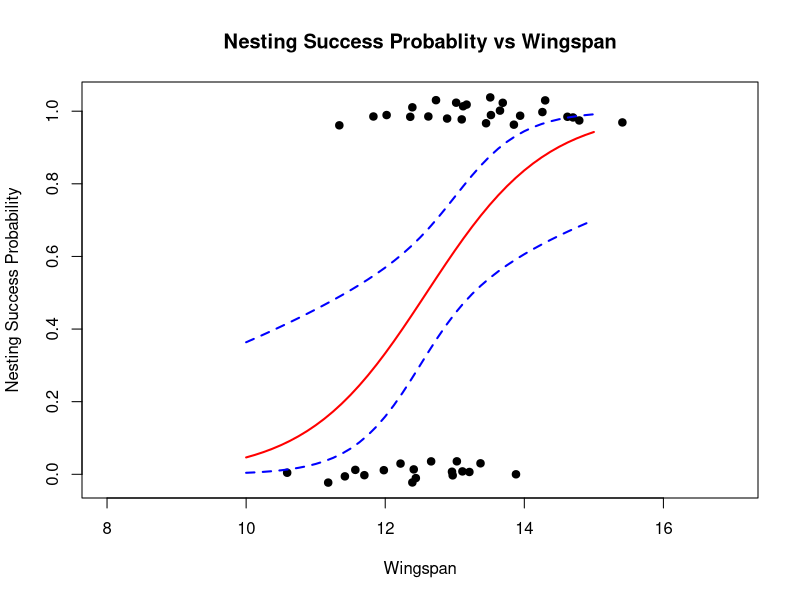

Reproduce this figure in R. (Note: this script raises an error after producing the figure.)
## ---- chunk 1
rm(list = ls())
#setwd("C:/Users/d/Google Drive/Notability/Categorical Data/psets/final")

## ---- chunk 2

msparrownest <- read.csv("msparrownest.csv", header=T)


sparrow <- glm(y~x, data = msparrownest, family = "binomial")

summary(sparrow)


plot(jitter(y, .2) ~ x, data=msparrownest, main = "Nesting Success Probablity vs Wingspan" 
     ,ylab="Nesting Success Probability", xlab= "Wingspan",
     pch=19, xlim=c(8, 17))

x <- seq(10, 15, .125)

preds <- predict(sparrow, data.frame(width=x), se.fit=T)

logistic <- function(u){ exp(u) / (1 + exp(u)) }

lines(x, logistic(preds$fit), col="red", lwd=2)

lines(x, logistic(preds$fit - 1.96 * preds$se.fit), lty=2,col="blue", lwd=2)

lines(x, logistic(preds$fit + 1.96 * preds$se.fit), lty=2,col="blue", lwd=2)
## ---- chunk 3

azdiabetes <- read.csv("azdiabetes.csv", header=T)


## ---- chunk 4
azdiabetes$diabetes <- ifelse(azdiabetes$diabetes == "Yes", 1, 0)


mod2 <- glm(diabetes~age+bmi+bp+npreg, data = azdiabetes, family = "binomial")

summary(mod2)

## ---- chunk 5

CI <- exp(confint(mod2))

CI

#Age 40-25 = 15
1.0262831800^15;1.077273604^15

# [1.475734, 3.054149]

#BMI 35-30 = 5
1.0773693898^5;1.151562832^5

# [1.45152,2.025061]

## ---- chunk 6
anova(mod2, glm(diabetes~age+bmi, data = azdiabetes, family = binomial), test = "Chisq")

## ---- chunk 7
prayer <- read.csv("prayer.csv", header=T)

prayer$prayer <- as.factor(prayer$prayer)
prayer$female <- as.factor(prayer$female)

library(MASS)

simple <- polr(prayer ~ female + vocab, data = prayer, method = "logistic")

comparison <- polr(prayer ~ 1, data = prayer, method = "logistic")

anova(simple, comparison)



## ---- chunk 8

interaction <- polr(prayer ~ female + vocab + vocab:female, data = prayer, method = "logistic")

anova(simple, interaction)

summary(interaction)
